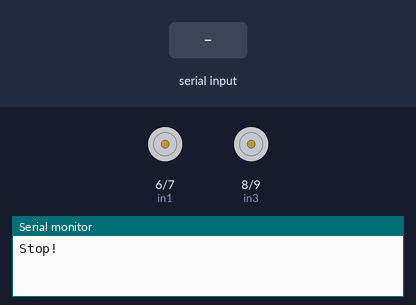
The sketch below on a simulated Arduino Uno, built with avr-gcc and run on an emulated ATmega328P. Parts: motor-driver pin pairs drawn as motors (green arrow = first pin HIGH = forward, orange = second pin HIGH = backward, longer = more drive, scaled by the enable pin), the last lines printed to the serial monitor. Inputs (shaded band) come from the test bench.

Above: at 1.2 s.
1.3 s: "f" received over Serial
At 2.4 s:
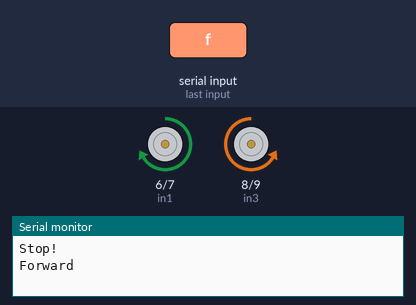
2.8 s: "b" received over Serial
At 3.6 s:
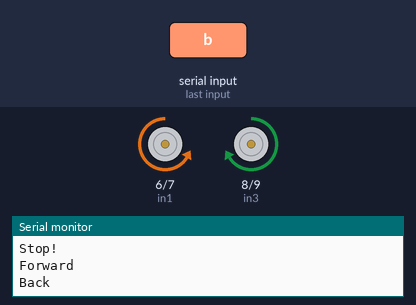
4.3 s: "l" received over Serial
At 4.7 s:
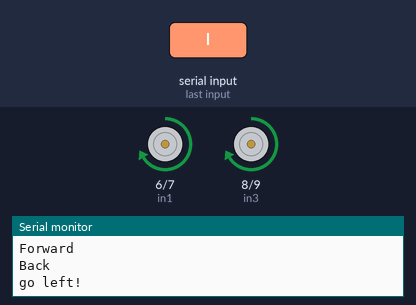
5.8 s: "r" received over Serial
At 7.0 s:
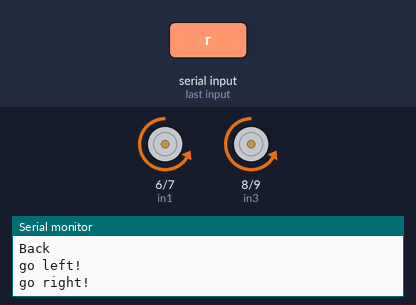
7.3 s: "s" received over Serial
At 8.2 s:
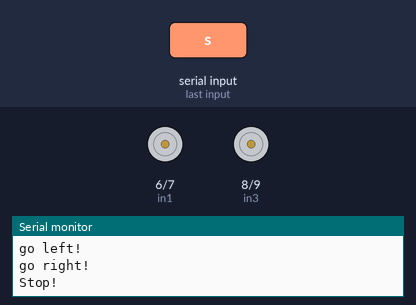
Timing chart, 0 to 9.8 s (numbered marks = the images above; inputs shaded):
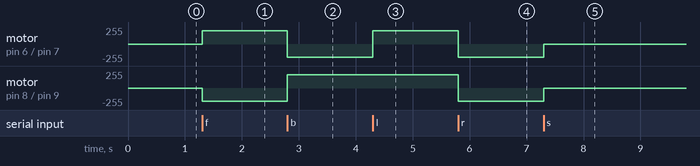

Measured:
- after the input at 1.3 s, motor on pin 6 (in1) / pin 7 (in2): stopped → forward 200/255 at once; motor on pin 8 (in3) / pin 9 (in4): stopped → backward 200/255 at once
- after the input at 2.8 s, motor on pin 6 (in1) / pin 7 (in2): forward 200/255 → backward 200/255 at once; motor on pin 8 (in3) / pin 9 (in4): backward 200/255 → forward 200/255 at once
- after the input at 4.3 s, motor on pin 6 (in1) / pin 7 (in2): backward 200/255 → forward 200/255 at once
- after the input at 5.8 s, motor on pin 6 (in1) / pin 7 (in2), motor on pin 8 (in3) / pin 9 (in4): forward 200/255 → backward 200/255 at once
- after the input at 7.3 s, motor on pin 6 (in1) / pin 7 (in2), motor on pin 8 (in3) / pin 9 (in4): backward 200/255 → stopped at once

The sketch:

car_controle_with_phone.ino
```cpp
char getstr;
int in1=6;
int in2=7;
int in3=8;
int in4=9;
int ENA=5;
int ENB=11;
int ABS=200;

void Forward()
{
  analogWrite(ENA,ABS);
  analogWrite(ENB,ABS);
  digitalWrite(in1,HIGH);//digital output
  digitalWrite(in2,LOW);
  digitalWrite(in3,LOW);
  digitalWrite(in4,HIGH);
  Serial.println("Forward");
}
void Back()
{
  analogWrite(ENA,ABS);
  analogWrite(ENB,ABS);
  digitalWrite(in1,LOW);
  digitalWrite(in2,HIGH);
  digitalWrite(in3,HIGH);
  digitalWrite(in4,LOW);
  Serial.println("Back");
}
void Left()
{
  analogWrite(ENA,ABS);
  analogWrite(ENB,ABS);
  digitalWrite(in1,HIGH);
  digitalWrite(in2,LOW);
  digitalWrite(in3,HIGH);
  digitalWrite(in4,LOW);
  Serial.println("go left!");
}
void Right()
{
  analogWrite(ENA,ABS);
  analogWrite(ENB,ABS);
  digitalWrite(in1,LOW);
  digitalWrite(in2,HIGH);
  digitalWrite(in3,LOW);
  digitalWrite(in4,HIGH);
  Serial.println("go right!");
}
void _Stop()
{
  digitalWrite(ENA,LOW);
  digitalWrite(ENB,LOW);
  Serial.println("Stop!");
}

void setup()
{

  Serial.begin(9600);
  pinMode(in1,OUTPUT);
  pinMode(in2,OUTPUT);
  pinMode(in3,OUTPUT);
  pinMode(in4,OUTPUT);
  pinMode(ENA,OUTPUT);
  pinMode(ENB,OUTPUT);
  _Stop();
}
void loop()
  {
  getstr=Serial.read();
 if(getstr=='f')
  {
    Forward();
  }
  else if(getstr=='b')
  {
    Back();
    delay(200);
  }
  else if(getstr=='l')
  {
    Left();
    delay(200);
  }
  else if(getstr=='r')
  {
    Right();
    delay(200);
  }
  else if(getstr=='s')
  {
     _Stop();
  }

}
```
